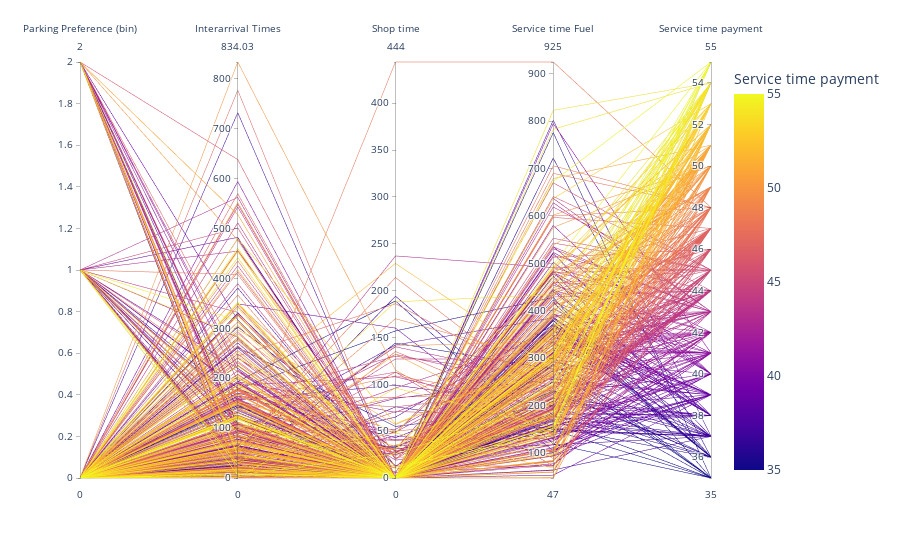

This figure's notebook cell:
### Code cell
import plotly.express as px

def left_right_encoder(x):
    if x == "Left":
        return 1
    elif x == "Right":
        return 2
    else:
        return 0


data["Parking Preference (bin)"] = data["Parking Preference"].apply(lambda x: left_right_encoder(x))
px.parallel_coordinates(
    data_frame=data,
    dimensions=[
        "Parking Preference (bin)",
        "Interarrival Times",
        "Shop time",
        "Service time Fuel",
        "Service time payment",
        # "Parking Preference"
        
    ],
    color="Service time payment"
    # color="Parking Preference (bin)"
)

### Figure 1 — Plotly figure (JSON) as saved in the notebook; plotly's stock layout.template omitted (floating-point values rounded to 4 significant figures; data arrays with more than 128 entries replaced by an {"elided": "..."} marker saying what was removed)
{"data": [{"dimensions": [{"label": "Parking Preference (bin)", "values": {"elided": "421 int values"}}, {"label": "Interarrival Times", "values": {"elided": "421 float values"}}, {"label": "Shop time", "values": {"elided": "421 int values"}}, {"label": "Service time Fuel", "values": {"elided": "421 int values"}}, {"label": "Service time payment", "values": {"elided": "421 int values"}}], "domain": {"x": [0, 1], "y": [0, 1]}, "line": {"color": {"elided": "421 int values"}, "coloraxis": "coloraxis"}, "name": "", "type": "parcoords"}], "layout": {"coloraxis": {"colorbar": {"title": {"text": "Service time payment"}}, "colorscale": [[0, "#0d0887"], [0.1111, "#46039f"], [0.2222, "#7201a8"], [0.3333, "#9c179e"], [0.4444, "#bd3786"], [0.5556, "#d8576b"], [0.6667, "#ed7953"], [0.7778, "#fb9f3a"], [0.8889, "#fdca26"], [1, "#f0f921"]]}, "legend": {"tracegroupgap": 0}, "margin": {"t": 60}}}
